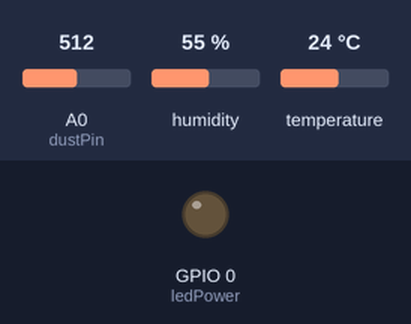
The sketch below on a simulated ESP8266 (NodeMCU). Shown: output pins drawn as LEDs (lit = HIGH). The test bench sets the inputs (shaded band); at power-on: A0 (dustPin) = 512, humidity 55 %, temperature 24 °C. WiFi joins after 1.5 s; servers stay silent unless stated; web services answer with replies made up by the test bench; what the sketch prints to the serial monitor is not drawn.

Above: at 0.1 s.
At 1.6 s:
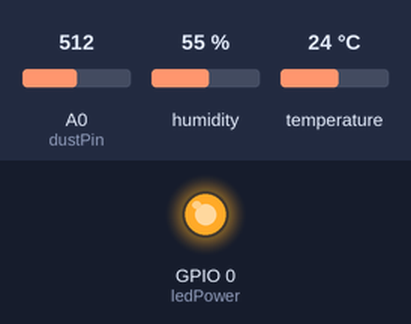
Timing chart, 0 to 3.1 s (numbered marks = the images above):
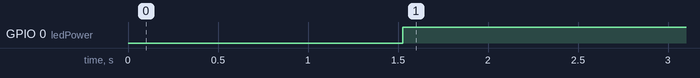

Measured:
- by itself, GPIO 0 (ledPower): LOW → HIGH at 1.5 s

The sketch:

temp_moist_dust_sending_2019-11-17.ino
```cpp
/*
 * ¿Â½Àµµ, ¸ÕÁö³óµµ¸¦ ThingSpeak·Î º¸³»±â
 *
 * 2019.11.17
 * ¹Ú¿µ±â
 *
 */

#include <ESP8266WiFi.h>
#include <ESP8266HTTPClient.h>

#include <DHT11.h>
int pin = 2;
DHT11 dht11(pin);

char *ssid = "***";
char *password = "***";

int ledPower = 0;
int dustPin = A0;
int delayTime = 280;
int delayTime2 = 40;
float offTime = 9680;
float vo, dustVal;

void setup()
{
  Serial.begin(115200);

  pinMode(ledPower, OUTPUT);
  pinMode(dustPin, INPUT);

  WiFi.mode(WIFI_STA);
  WiFi.disconnect();

  Serial.print("Connecting to \'");
  Serial.print(ssid);
  Serial.println("\'");

  WiFi.begin(ssid,password);

  while (WiFi.status() != WL_CONNECTED)
  {
    delay(500);
    Serial.print(".");
  }
  Serial.println();
  Serial.println("WiFi connected.");
}

void loop()
{
  int err;
  float temp, humi;
  if((err=dht11.read(humi, temp))==0)
  {
    Serial.print("temperature:");
    Serial.print(temp);
    Serial.print(" humidity:");
    Serial.print(humi);
    Serial.println();
  }
  else
  {
    Serial.println();
    Serial.print("Error No :");
    Serial.print(err);
    Serial.println();
  }

  delayMicroseconds(delayTime);

  vo = analogRead(dustPin);
  dustVal = 0.1*vo;

  delayMicroseconds(delayTime2);
  digitalWrite(ledPower, HIGH);
  delayMicroseconds(offTime);

//  float dustDensity = (0.172*(dustVal*(5/1024.0))-0.0999)*1000;
  float dustDensity = (dustVal-0.8)/0.005;

  Serial.print("dustVal = ");
  Serial.print(dustVal);
  Serial.print(", dustDensity = ");
  Serial.print(dustDensity);
  Serial.print("ug/m3 ");
  Serial.println();

  delay(5000);

  HTTPClient httpClient;

  String host = "http://api.thingspeak.com";
  String url = "/update?key=";
  String key = "***";
  String field1 = "&field1=";
  String field2 = "&field2=";
  String field3 = "&field3=";

  httpClient.begin(host + url + key + field1 + temp + field2 + humi + field3 + dustDensity);
  int httpCode = httpClient.GET();

  if (httpCode > 0)
  {
    Serial.printf("[HTTP] Temperature & Humidity data was logged...\n");
  }
  else
  {
    Serial.printf("[HTTP] Connection failed : %s\n", httpClient.errorToString(httpCode).c_str());
  }

  httpClient.end();

  delay(20000);
}
```
